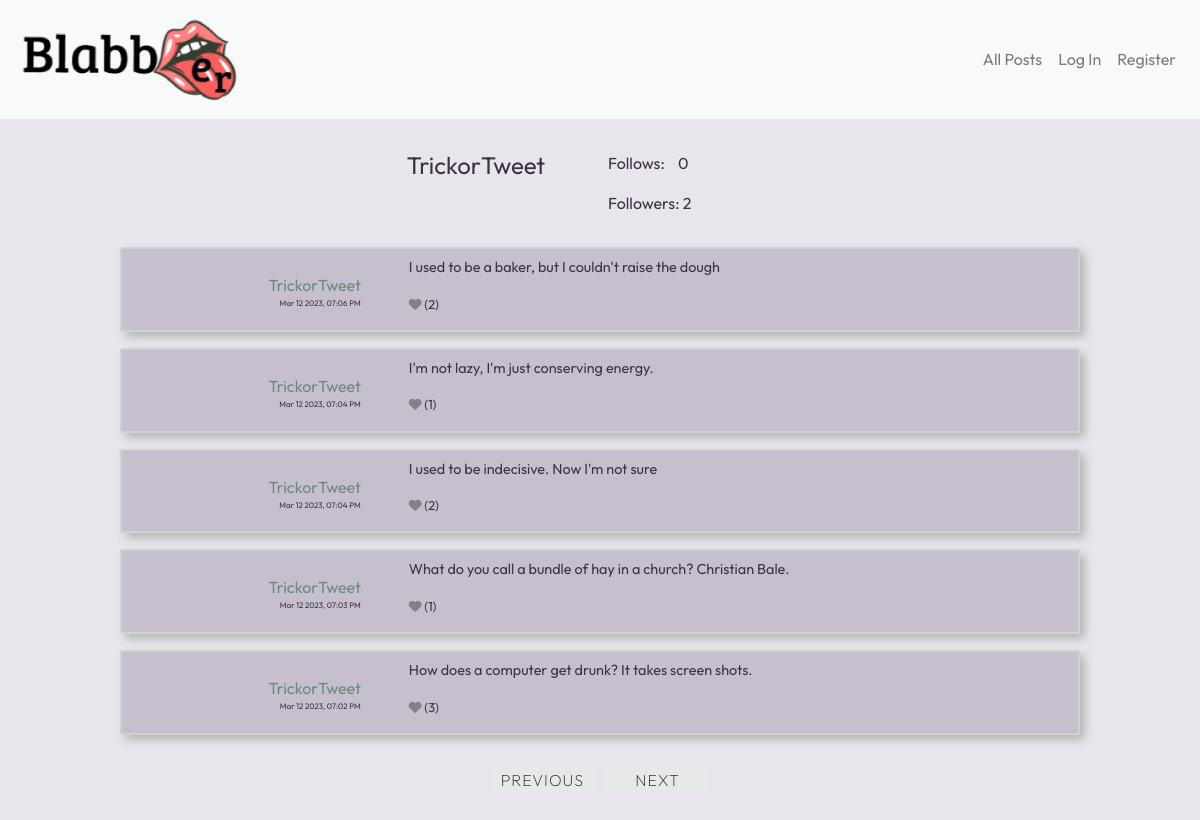
The page /profile/3 on the database its author committed.
### network/models.py (models this page shows)
class User(AbstractUser):
    pass

### network/views.py (the view)
# urls.py: path("profile/<int:user_id>", views.profile, name="profile"),
def profile(request, user_id):
    user = get_object_or_404(User, id=user_id)
    check = False
    if request.user.is_authenticated:
        context = get_posts(1, user, 'Profile', logged_in=True)
        check =  Follow.objects.filter(user = request.user, user_to_follow = user )
        if user_id == request.user.id:
            form = NewPostForm()
            context['form'] = form
    else:
        context = get_posts(1, user, 'Profile', logged_in=False)
    following_count = Follow.objects.filter(user = user).count()
    followers_count = Follow.objects.filter(user_to_follow = user).count()
    context['profile'] = {'userid': user.id, 'username': user.username, 'following_count':following_count, 'followers_count': followers_count}
    if check:
        context['profile']['user_follows']= True
    else:
        context['profile']['user_follows']= False
    return render(request, "network/profile.html", context)

### network/templates/network/profile.html (shortened to what this page needs)
{% extends "network/layout.html" %}
{% block body %}
    <section class="profile-info">
        <div id="profile-name">
            <div>
               <h4> {{profile.username}} </h4>
            </div>
        </div>
        <div id="follows-div">
            <p id="following-no">Follows:&nbsp;&nbsp;&nbsp; {%if profile.following_count > 0 %} {{profile.following_count}} {% else %} 0 {% endif %}</p>
            <p id="followers-no">Followers: {%if profile.followers_count > 0 %} {{profile.followers_count}} {% else %} 0 {% endif %} </p>
        </div>
    </section>
    <section class="post-section">
        {% for post in posts %}
            <div class="post-group">
                <div class="left-post">
                    <p><a href="{% url 'profile' user_id=post.userid %}">{{post.username}}</a> </p>
                    <p class="time-post"> {{post.timestamp}}</p>
                </div>
                <div class="right-post">
                    <p class="post-post"> {{post.post}}
                         </p>
                    <p
                    {% if post.user_liked == True %}
                        class="user-liked likes"
                    {% else %}
                        class="user-disliked likes"
                    {% endif %}>
                    <i
                    {% if user.is_authenticated %}
                        class="fa fa-heart like-logged"
                    {% else %}
                        class="fa fa-heart"
                    {% endif %}
                    ></i>
                    <span class="num-likes">{% if post.num_likes > 0 %} ({{post.num_likes}}){% endif %}</span>
                    </p>
                </div>
            </div>
        {% endfor %}
    </section>
    <div class="buttons">
        <button class="load-posts prev-btn" disabled data-page-direction="Previous">Previous</button>
        <button class="load-posts next-btn" {% if next_page == False %} disabled  {% endif %} data-page-direction="Next">Next</button>
    </div>
{% endblock %}

### network/static/network/styles.css (style rules this page uses)
body { background-color: #e9e5ec; color: #3c3441; font-family: "Outfit", sans-serif; font-weight: 400; }
a { color: #6d8a7b; }
h4, #following-no, #followers-no { font-weight: 400; font-style: bold; }
button { color: #3c3441; background-color: #F0F2F2; text-transform: uppercase; font-weight: 200; letter-spacing: 1px; width: 6.5rem; }
button:disabled { background-color: #e7e9e8; border: none; }
p { display: inline; }
.post-group { display: flex; width: 80vw; margin: auto; margin-top: 1rem; border: 2px solid rgb(209, 209, 209); border-radius: 1%; box-shadow: 5px 5px 10px rgb(182, 182, 182); height: auto; background-color: rgba(191, 184, 199, 0.8235294118); overflow: hidden; }
.post-group .left-post { width: 30%; min-width: 5rem; overflow-x: hidden; text-align: right; padding-right: 3rem; padding-left: 1rem; padding-top: 1.5rem; }
.post-group .left-post .time-post { display: block; font-size: 0.5rem; }
.post-group .right-post { width: 70%; }
.post-group .right-post p { font-size: 0.9rem; display: block; }
.post-group .right-post .post-post { padding-top: 0.5rem; }
.post-group .right-post .likes { font-size: 0.8rem; }
.post-group .right-post .user-disliked i { color: rgb(134, 129, 129); }
.buttons { text-align: center; }
.buttons .load-posts { margin: 2rem 0.25rem 2rem 0.25rem; }
.profile-info { display: flex; width: 40vw; margin: auto; margin-top: 2rem; }
.profile-info #profile-name { width: 20vw; display: flex; flex-direction: column; align-items: center; }
.profile-info #follows-div { width: 20vw; margin-left: 1rem; }
.profile-info #follows-div p { display: block; }

### rows shown on the page
User: username "TrickorTweet", timestamp "Mar 12 2023, 07:04 PM", post "I'm not lazy, I'm just conserving energy.", num_likes "1", timestamp "Mar 12 2023, 07:03 PM", post "What do you call a bundle of hay in a church? Christian Bale."

### other values the page prints
{{ profile.followers_count }} "2"
{{ post.username }} "TrickorTweet" "TrickorTweet" "TrickorTweet"
{{ post.timestamp }} "Mar 12 2023, 07:06 PM" "Mar 12 2023, 07:04 PM" "Mar 12 2023, 07:02 PM"
{{ post.post }} "I used to be a baker, but I couldn't raise the dough" "I used to be indecisive. Now I'm not sure" "How does a computer get drunk? It takes screen shots."
{{ post.num_likes }} "2" "2" "3"
